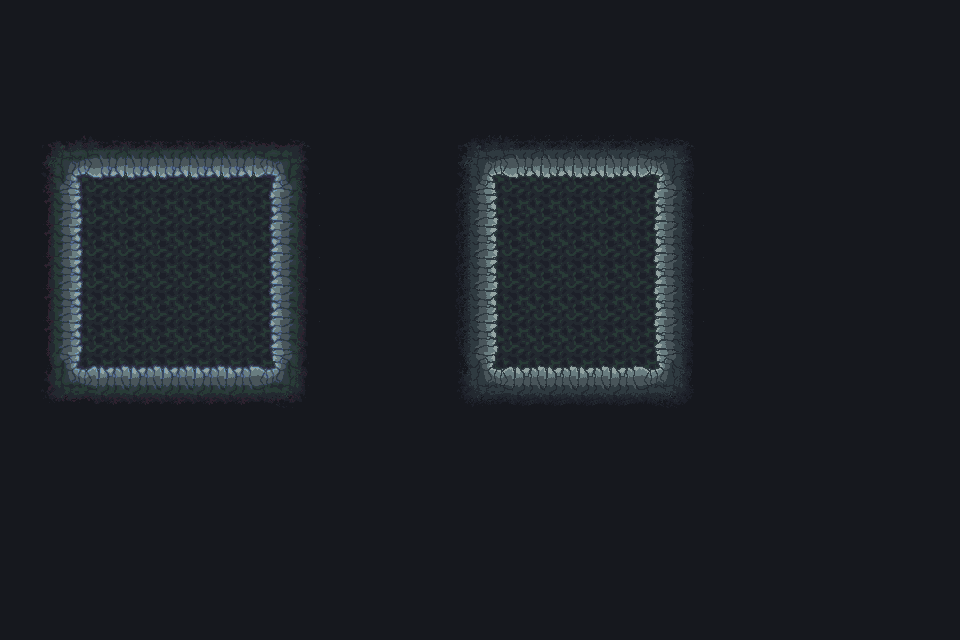

Rendered tile map (Tiled .tmx) drawn with the repository's tilesets; below, a short description and the map source with its tile grids summarised:
An orthogonal 30x20 tile map with 32x32 px tiles, 2 tile layers (Tile Layer 1, Tile Layer 2).

<map version="1.10" tiledversion="1.11.2" orientation="orthogonal" renderorder="right-down" width="30" height="20" tilewidth="32" tileheight="32" infinite="0" nextlayerid="3" nextobjectid="1">
 <tileset firstgid="1" source="32x32 Matt Palette.tsx" />
 <layer id="1" name="Tile Layer 1" width="30" height="20">
  <data>[600 cells, 600 non-empty, 3 distinct tile ids]</data>
 </layer>
 <layer id="2" name="Tile Layer 2" width="30" height="20">
  <data>[600 cells, 555 non-empty, 49 distinct tile ids]</data>
 </layer>
</map>
